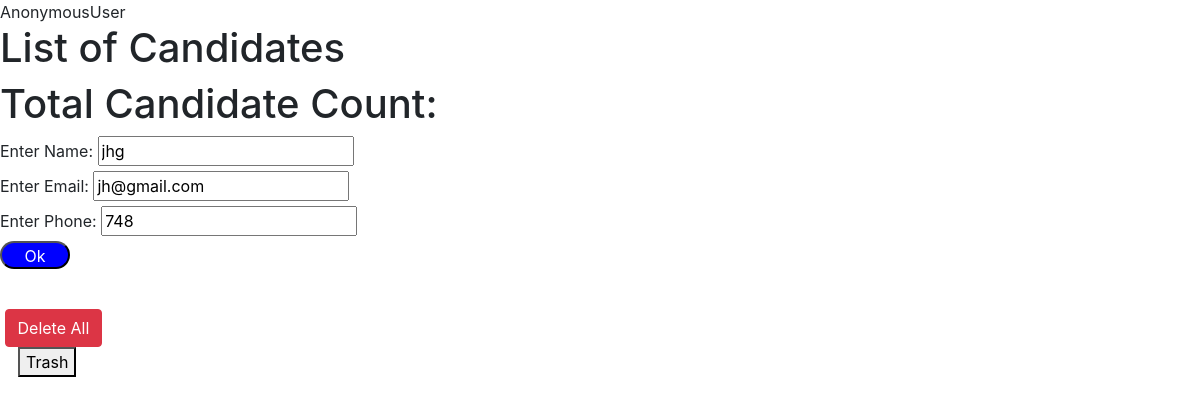
Screenshot of /add_update_candidate/114/ with the database file from the repository.
### my_app/models.py (models this page shows)
class Candidate(models.Model):
    name = models.CharField(max_length=150, null=True)
    email = models.EmailField(unique=True)
    phone = models.CharField(max_length=15)

### my_app/views.py (the view, shortened to what this page needs)
# urls.py: path('add_update_candidate/<int:pk>/',add_update_candidate,name='add_update_candidate'),
def add_update_candidate(request, pk=None):
    candidate = get_object_or_404(Candidate, pk=pk) if pk else None
    return render(request, 'base.html', {'candidate': candidate})

### templates/base.html (shortened to what this page needs)
<!DOCTYPE html>
<html lang="en">
<head>
    <link rel="stylesheet" href="https://cdn.jsdelivr.net/npm/bootstrap@4.4.1/dist/css/bootstrap.min.css">
</head>
<body>
{{user}}
    <h1>List of Candidates</h1>
    <h1>Total Candidate Count: {{ count }}</h1>
    <form method="post" action="{% if candidate.pk %}{% url 'add_update_candidate' pk=candidate.pk %}{% else %}{% url 'add' %}{% endif %}">
  <label>Enter Name:</label> <input value="{{candidate.name}}" name="name" type="text" placeholder="Enter name" required><br>
  <label>Enter Email:</label> <input value="{{candidate.email}}" name="email" type="email" placeholder="Enter email"><br>
  <label>Enter Phone:</label> <input value="{{candidate.phone}}" name="phone" type="text" placeholder="Enter phone"><br>
  <input class="add-button" type="submit" value="Ok">
</form>
<br>
    <form action="{% url 'delete' %}" method="post">
      &nbsp;<input class="btn btn-danger" type="submit" value="Delete All">
    </form>
  &nbsp;&nbsp;&nbsp;<a href="/trash"> <button>Trash</button></a>
</body>
</html>

### templates/base.html (style rules this page uses)
.add-button { color: white; background-color: blue; width: 70px; height: 28px; border-radius:15px; }

### rows the page displays
Candidate: name "jhg", email "jh@gmail.com", phone "748"

### other values shown
{{ user }} "AnonymousUser"
